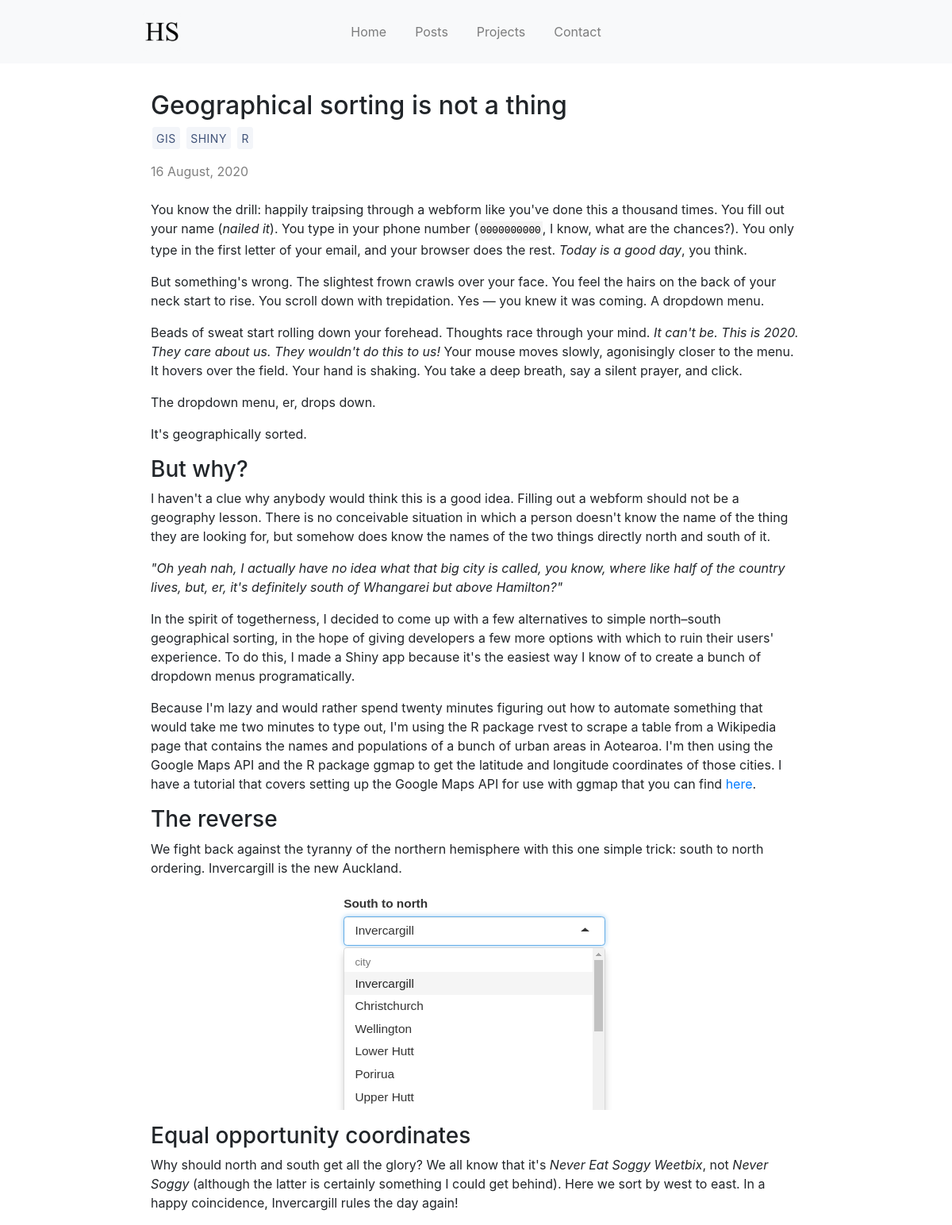
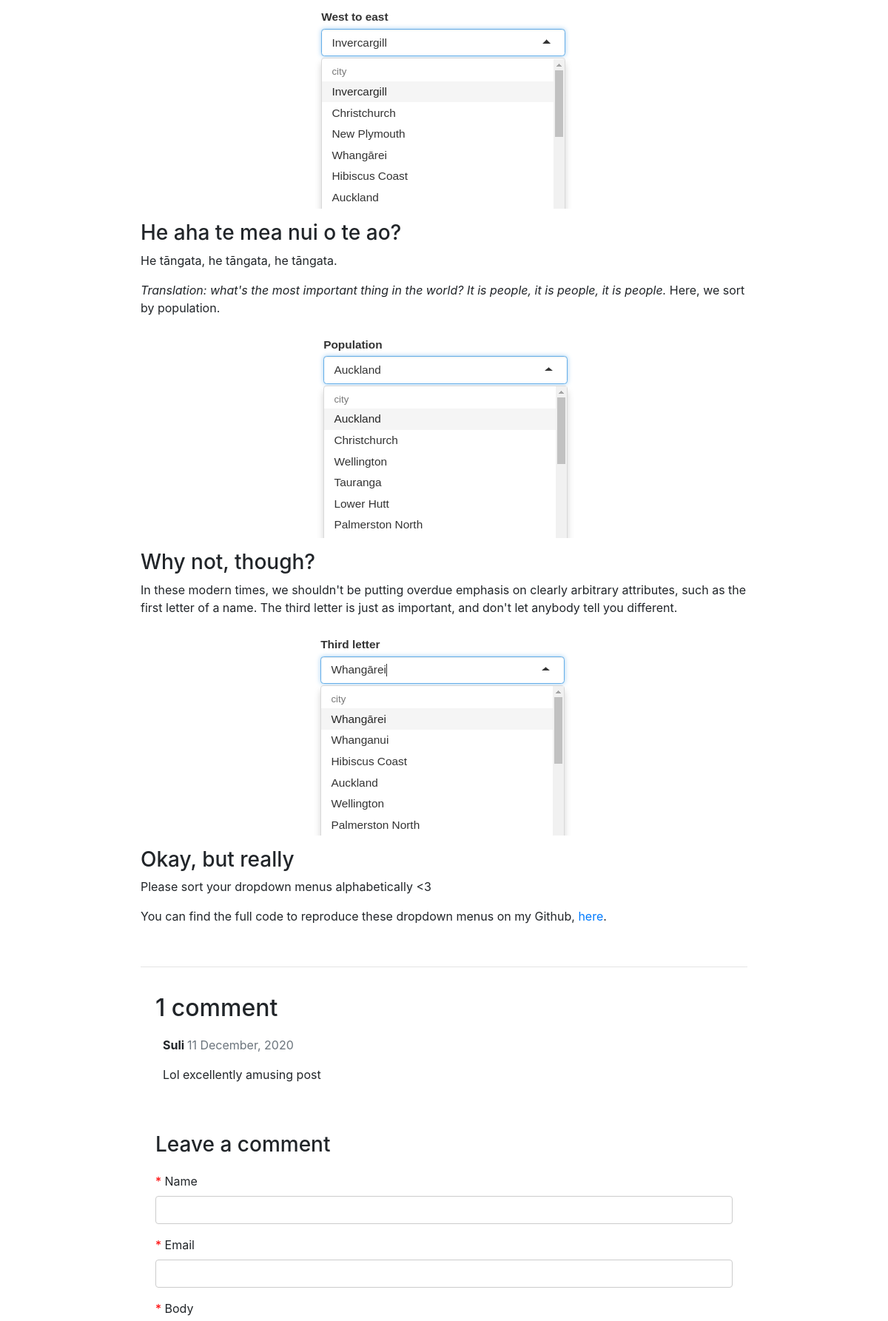
Page /posts/geographical-sorting/ (upper part) on the committed database (2 pictures, top to bottom).
### blog/models.py (models this page shows, shortened)
class BlogPost(models.Model):
    title = models.CharField(max_length=100)
    is_published = models.BooleanField(default=True)
    published_date = models.DateField()
    modified_date = models.DateField(null=True, blank=True)
    slug = models.SlugField(unique=True)
    tags = models.ManyToManyField('Tag', related_name='blog_posts')
    snippet = models.CharField('snippet', max_length=250)
    content = models.TextField()

class Tag(models.Model):
    name = models.CharField(max_length=20)

class Comment(models.Model):
    post = models.ForeignKey(BlogPost, on_delete=models.CASCADE)
    name = models.CharField(max_length=30)
    email = models.EmailField()
    body = models.TextField()
    published_date = models.DateField(auto_now_add=True)
    is_approved = models.BooleanField(default=False)
    class Meta:
        ordering = ['-published_date']

### blog/views.py (the view)
def detail(request, slug):
    post = BlogPost.objects.get(slug=slug)
    comments = post.comment_set.filter(is_approved=True)
    new_comment = None
    if request.method == 'POST':
        comment_form = CommentForm(request.POST)
        if comment_form.is_valid():
            ''' Begin reCAPTCHA validation '''
            recaptcha_response = request.POST.get('g-recaptcha-response')
            url = 'https://www.google.com/recaptcha/api/siteverify'
            values = {
                'secret': RECAPTCHA_SECRET_KEY,
                'response': recaptcha_response
            }
            data = urllib.parse.urlencode(values).encode()
            req = urllib.request.Request(url, data=data)
            response = urllib.request.urlopen(req)
            result = json.loads(response.read().decode())
            ''' End reCAPTCHA validation '''
            if result['success']:
                new_comment = comment_form.save(commit=False)
                new_comment.post = post
                new_comment.save()
                sender = comment_form.cleaned_data['name']
                email = comment_form.cleaned_data['email']
                message = comment_form.cleaned_data['body']
                send_mail(
                    subject="New comment",
                    message=message,
                    from_email=email,
                    recipient_list=[CONTACT_EMAIL]
                )
                return HttpResponseRedirect('/comment/')
            else:
                messages.error(request, 'Invalid reCAPTCHA. Please try again.')
        else:
            messages.error(request, 'Sorry, the form is invalid.')
    elif request.method == 'GET':
        comment_form = CommentForm()
    context = {
        "post": post,
        "comments": comments,
        "comment_form": comment_form,
        "new_comment": new_comment,
        "RECAPTCHA_SITE_KEY" : RECAPTCHA_SITE_KEY,
    }
    return render(request, 'detail.html', context)

### blog/forms.py
class CommentForm(forms.ModelForm):
    def __init__(self, *args, **kwargs):
        kwargs.setdefault('label_suffix', '') # remove the colon from form labels
        super(CommentForm, self).__init__(*args, **kwargs)
    class Meta:
        model = Comment
        fields = ('name', 'email', 'body')
    required_css_class = 'required'

### blog/templates/detail.html (shortened to what this page needs)
{% extends "base.html" %}
{% load static %}
{% block content %}
	<h2>{{ post.title|safe }}</h2>
	<p>
		{% for tag in post.tags.all %}
			<a class="btn" href="{% url 'tag' tag.name %}">
				{{ tag.name }}
			</a>
		{% endfor %}
	</p>
	<p style="color:gray; display:inline;">
		{{ post.published_date|date:"j F, Y" }}
	</p>
	<br />
	<br />
	{{ post.content|safe }}
	<br />
	<hr>
	<div class="card-body">
		<h2>
			{% if comments.count == 1 %}
			{{ comments.count }} comment
			{% else %}
			{{ comments.count }} comments
			{% endif %}
		</h2>
		{% for comment in comments %}
			<div class="comments" style="padding: 10px;">
				<p class="font-weight-bold">
				{{ comment.name }}
				<span class=" text-muted font-weight-normal">
					{{ comment.published_date|date:"j F, Y" }}
				</span>
				</p>
				{{ comment.body | linebreaks }}
			</div>
		{% endfor %}
	</div>
		<div class="card-body">
			{% if new_comment %}
				<div class="alert alert-success" role="alert">
					Thanks for leaving a comment! It will be approved shortly.
				</div>
			{% else %}
			<h3>Leave a comment</h3>
			<form method="post" style="margin-top: 1.3em;">
				{{ comment_form.as_p }}
				<br/>
			</form>
			{% endif %}
		</div>
	</div>
{% endblock %}

### static/style.css (style rules this page uses)
code { font-family: monospace; color: black; display: inline-block; padding: 2px; background: #f4f4f4; font-size: 0.8rem !important; }
#main > p > img { padding: 0; display: block; margin: 0 auto; max-height: 100%; max-width: 100%; }
html { position: relative; min-height: 100%; }
a.btn { background-color: #f3f5f9; border: 1px solid #f3f5f9; border-radius: 3px; color: #405379; font-size: 14px; letter-spacing: .5px; margin: 0 2px; padding: 3px 4px 2px; text-transform: uppercase; white-space: nowrap; }
form label.required:before { color: red; content: "* "; }
input { width: 100%; padding: 6px 12px; border: 1px solid #ccc; border-radius: 4px; }

### rows in the picture
BlogPost: title "Geographical sorting is not a thing", published_date "16 August, 2020", content "You know the drill: happily traipsing through a webform like you've done this a thousand times. You fill out your name ( nailed it ). You type in your phone number ( 0000000000 , I know, what are the chances?). You only type in the first letter of your email, and your browser does the rest. Today is a good day , you think. But something's wrong. The slightest frown crawls over your face. You feel the hairs on the back of your neck start to rise. You scroll down with trepidation. Yes — you knew it was coming. A dropdown menu. Beads of sweat start rolling down your forehead. Thoughts race through your mind. It can't be. This is 2020. They care about us. They wouldn't do this to us! Your mouse…", content (picture)
Tag: name "GIS"
Tag: name "SHINY"
Tag: name "R"
Comment: name "Suli", published_date "11 December, 2020", body "Lol excellently amusing post"

### other values in the picture
{{ comments.count }} "1"
